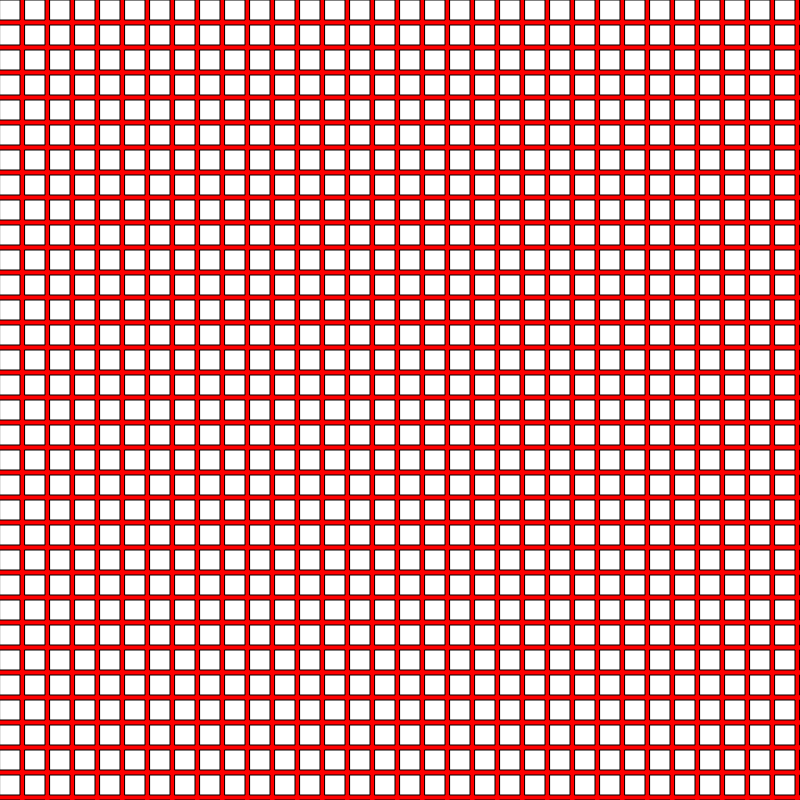
Frame 1 (no input)
Frame 60 (no input): identical to frame 1, image omitted
Frame 120 (the mouse pressed at the canvas centre since frame 60): identical to frame 1, image omitted

The p5.js sketch that drew this single still picture (run headless with seeded random() and noise() and a simulated clock; from frame 60 on, the mouse is pressed at the canvas centre):

// p5.js sketch
// ── sketch.js
let state = 0;

function setup() {
  createCanvas(800, 800);
}

function draw() {

  background(100);
  
  switch (state) {
    case 0:
      background("red");
      //text("0", 100, 100);
        // text("case 0", 100, 100);
          for (let j = 0; j <= height; j += 25) {
      for (let i = 0; i <= width; i += 25) {
        rect(i, j, 20, 20);
      }
 }
      
      break;

    case 1:
      background("blue");
      //text("1", 100, 100);
       for (let j = 0; j <= height; j += 25) {
      for (let i = 0; i <= width; i += 25) {
        circle(i, j, 10, 10);
      }
 }
      
      break;

    case 2:
      background("green");
      //text("2", 100, 100);
      for (let j = 0; j <= height; j += 25) {
      for (let i = 0; i <= width; i += 25) {
        circle(i, j, 50, 50);
      }
    }
      
      
      break;
      
        case 3:
        background("black");
      //text("2", 100, 100);
      for (let j = 0; j <= height; j += 25) {
      for (let i = 0; i <= width; i += 25) {
        rect(i, j, 50, 50);
      }
    }
      
      
      
      break;
      
        case 4:
      background("yellow");
      //text("2", 100, 100);
                for (let j = 0; j <= height; j += 25) {
      for (let i = 0; i <= width; i += 25) {
        rect(i, j, 40, 40);
      
      
      break;
      }
                }



  }
}

function mouseReleased() {
  state++;
  if (state > 4) state = 0;

}
